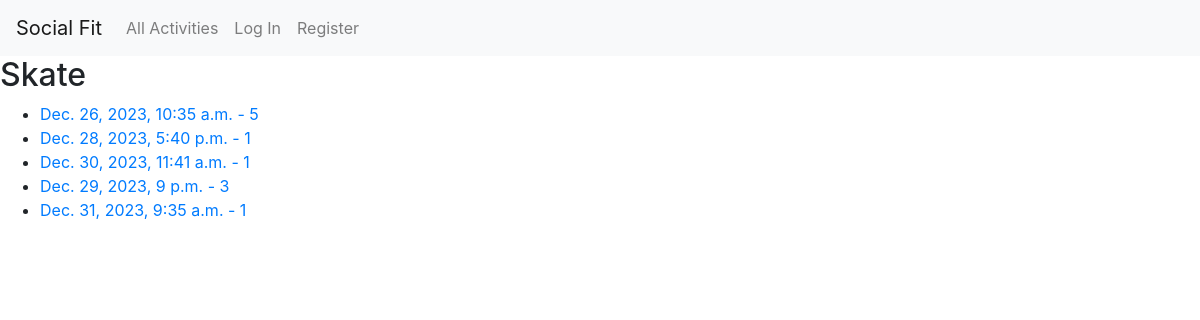
/activities/1, run on an earlier commit of the app's database.
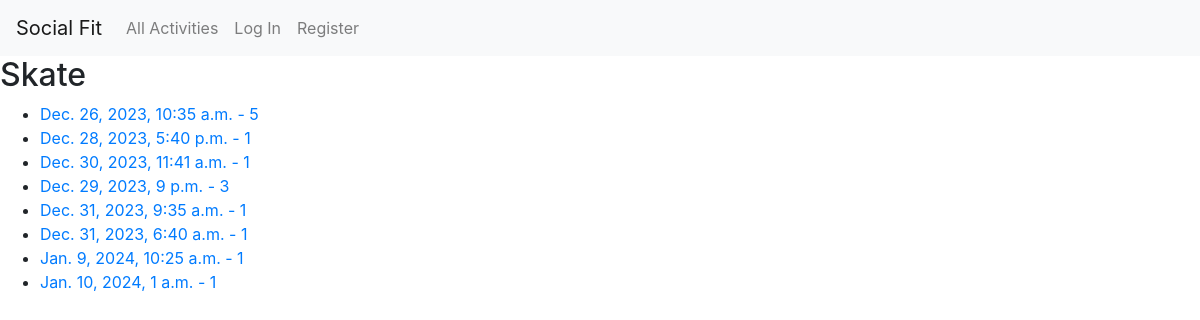
And on a later commit of the database.
### booking/models.py (models this page shows, shortened)
class ActivitySchedule(models.Model):
    activity = models.ForeignKey(Activity, on_delete=models.CASCADE)
    instructor = models.ForeignKey(User, on_delete=models.CASCADE, related_name='instructor_activities')
    date = models.DateTimeField(null=True)
    capacity = models.IntegerField(null=True)
    cost = models.IntegerField(null=True)
    description = models.TextField(null=True)
    active = models.BooleanField(default=True)
    reservations = models.ManyToManyField(User, through='ActivityReservation')

### booking/views.py (the view)
# urls.py: path("activities/<int:activity_id>", views.activity, name="activity"),
def activity(request, activity_id):
    try:
        activity = Activity.objects.get(pk=activity_id)
    except activity.DoesNotExist:
        raise Http404("Activity not found.")
    return render(request, "booking/activity.html",
    {
        "activity": activity
    })

### booking/templates/booking/activity.html
{% extends "booking/layout.html" %}
{% block body %}
    <h2>{{ activity.name }}</h2>
    <ul>
        {% for schedule in activity.activityschedule_set.all %}
            <li>
                <a href="{% url 'booking:schedule' schedule.id %}">
                {{ schedule.date }} - {{ schedule.cost }}
                </a>
            </li>
        {% endfor %}
    </ul>
{% endblock %}

What changed in the data, as far as the page shows it:
added ActivitySchedule: date "Dec. 31, 2023, 6:40 a.m.", cost "1"
added ActivitySchedule: date "Jan. 9, 2024, 10:25 a.m.", cost "1"
added ActivitySchedule: date "Jan. 10, 2024, 1 a.m.", cost "1"
